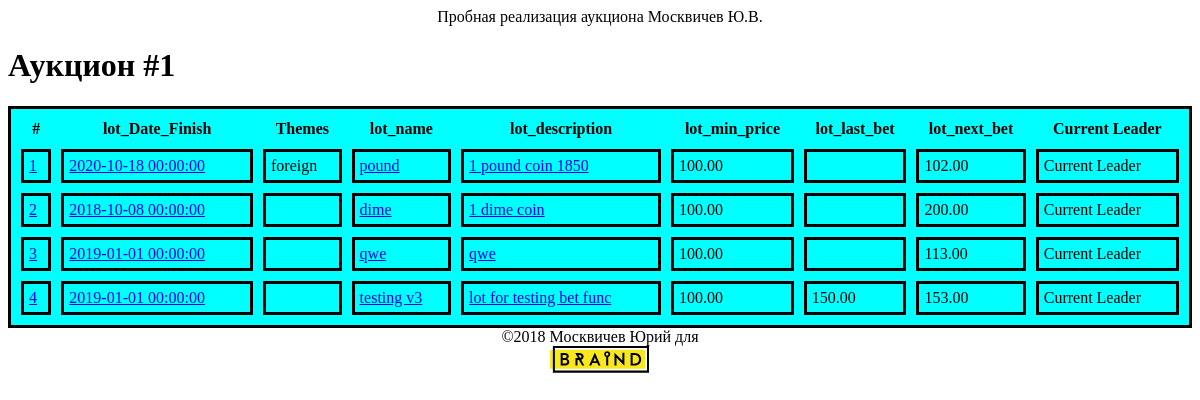
The app's page /auction.php/?id=1 with its own data.
### tables this page shows
CREATE TABLE `auctions` (
  `id` int(11) NOT NULL AUTO_INCREMENT,
  `Date_Start` datetime NOT NULL,
  `Date_Finish` datetime NOT NULL,
  PRIMARY KEY (`id`)
);

CREATE TABLE `lots` (
  `id_lot` int(11) NOT NULL AUTO_INCREMENT,
  `lot_Date_Finish` datetime NOT NULL,
  `lot_name` varchar(45) NOT NULL,
  `lot_description` varchar(256) NOT NULL,
  `lot_min_price` decimal(15,2) NOT NULL,
  `auction_id` int(11) NOT NULL,
  `lot_next_bet` decimal(15,2) NOT NULL,
  `lot_hidden_bet` decimal(15,2) NOT NULL,
  `lot_current_leader` int(11) DEFAULT NULL,
  `lot_last_bet` varchar(45) DEFAULT NULL,
  PRIMARY KEY (`id_lot`),
  KEY `fk_lot_auction_idx` (`auction_id`),
  KEY `fk_lots_1_idx` (`lot_current_leader`),
  CONSTRAINT `fk_lot_auction` FOREIGN KEY (`auction_id`) REFERENCES `auctions` (`id`) ON DELETE NO ACTION ON UPDATE NO ACTION,
  CONSTRAINT `fk_lots_1` FOREIGN KEY (`lot_current_leader`) REFERENCES `users` (`id_user`) ON DELETE NO ACTION ON UPDATE NO ACTION
);

CREATE TABLE `themes_for_lot` (
  `lot_id` int(11) NOT NULL,
  `theme_id` int(11) NOT NULL,
  PRIMARY KEY (`lot_id`,`theme_id`),
  KEY `fk_themes_for_lot_2_idx` (`theme_id`),
  CONSTRAINT `fk_themes_for_lot_1` FOREIGN KEY (`lot_id`) REFERENCES `lots` (`id_lot`) ON DELETE NO ACTION ON UPDATE NO ACTION,
  CONSTRAINT `fk_themes_for_lot_2` FOREIGN KEY (`theme_id`) REFERENCES `Themes` (`theme_id`) ON DELETE NO ACTION ON UPDATE NO ACTION
);

CREATE TABLE `Themes` (
  `theme_id` int(11) NOT NULL AUTO_INCREMENT,
  `Theme_Name` varchar(256) NOT NULL,
  PRIMARY KEY (`theme_id`)
);

### auction.php (called while the page is built)
<?php
    require_once("database.php");
    require_once("models/auction.php");
    require_once("models/lot.php");
    $link = db_connect();
    $auction = auction_get($link, $_GET['id']);
    include ("views/auction.php");
 ?>

### models/auction.php (called while the page is built, shortened)
<?php
    function get_auction_lots($link, $id){
        $query = "SELECT * FROM lots WHERE auction_id = ".$id ;
        $result = mysqli_query($link, $query);
        $n = mysqli_num_rows ($result);
        $lots = array();
        for ($i = 0; $i < $n; $i++){
            $row = mysqli_fetch_assoc($result);
            $lots[] = $row;
        }
        return $lots;
    }
    function auction_get($link, $id){
        $query = "SELECT * FROM auctions WHERE  id =".$id;
        $result = mysqli_query($link, $query);
        $auction = mysqli_fetch_assoc($result);
        return $auction;
    }
?>

### models/lot.php (called while the page is built, shortened)
<?php
    function get_lot_themes($link, $id){
        $query = "SELECT * FROM themes_for_lot
                    INNER JOIN Themes on Themes.theme_id = themes_for_lot.theme_id
                    where lot_id = ".$id ;
        $result = mysqli_query($link, $query);
        $n = mysqli_num_rows ($result);
        $themes = array();
        for ($i = 0; $i < $n; $i++){
            $row = mysqli_fetch_assoc($result);
            $themes[] = $row;
        }
        return $themes;
    }
?>

### views/auction.php (the view, shortened to what this page needs)
<!DOCTYPE html>
<html>
    <head>
        <link rel="stylesheet" href="/style.css" />
    </head>
    <body>
        <?php include('views/header.php'); ?>
        <div>
                <h1>Аукцион #<?=$auction['id']?></h1>
        </div>
        <div>
            <table class="table_auction">
                <tr>
                    <th>#</th>
                    <th>lot_Date_Finish</th>
                    <th>Themes</th>
                    <th>lot_name</th>
                    <th>lot_description</th>
                    <th>lot_min_price</th>
                    <th>lot_last_bet</th>
                    <th>lot_next_bet</th>
                    <th>Current Leader</th>
                </tr>
                <?php foreach($lots=get_auction_lots($link, $auction['id']) as $lot): ?>
                <tr>
                    <td><a href="/lot.php?id=<?=$lot['id_lot']?>"><?=$lot['id_lot']?></a></td>
                    <td><a href="/lot.php?id=<?=$lot['id_lot']?>"><?=$lot['lot_Date_Finish']?></a></td>
                    <td><?php foreach($themes=get_lot_themes($link, $lot['id_lot']) as $t): ?>
                            <?=$t['Theme_Name']?>
                        <?php endforeach ?></td>
                    <td><a href="/lot.php?id=<?=$lot['id_lot']?>"><?=$lot['lot_name']?></a></td>
                    <td><a href="/lot.php?id=<?=$lot['id_lot']?>"><?=$lot['lot_description']?></a></td>
                    <td><?=$lot['lot_min_price']?></td>
                    <td><?=$lot['lot_last_bet']?></td>
                    <td><?=$lot['lot_next_bet']?></td>
                    <td>Current Leader</td>
                </tr>
                <?php endforeach ?>
            </table>
        </div>
        <?php include('views/footer.php'); ?>
    </body>
</html>

### style.css (style rules this page uses)
.table_auction { width: 100%; background-color: aqua; border: 3px solid black; border-color: black; border-collapse: none; border-spacing: 10px; }
td { border: 3px solid black; padding: 5px; }

### records on screen
auctions: id "1"
lots: id_lot "1", lot_Date_Finish "2020-10-18 00:00:00", lot_name "pound", lot_description "1 pound coin 1850", lot_min_price "100.00", lot_next_bet "102.00"
themes_for_lot: theme.Theme_Name "foreign"
lots: id_lot "2", lot_Date_Finish "2018-10-08 00:00:00", lot_name "dime", lot_description "1 dime coin", lot_min_price "100.00", lot_next_bet "200.00"
lots: id_lot "3", lot_Date_Finish "2019-01-01 00:00:00", lot_name "qwe", lot_description "qwe", lot_min_price "100.00", lot_next_bet "113.00"
lots: id_lot "4", lot_Date_Finish "2019-01-01 00:00:00", lot_name "testing v3", lot_description "lot for testing bet func", lot_min_price "100.00", lot_last_bet "150.00", lot_next_bet "153.00"
